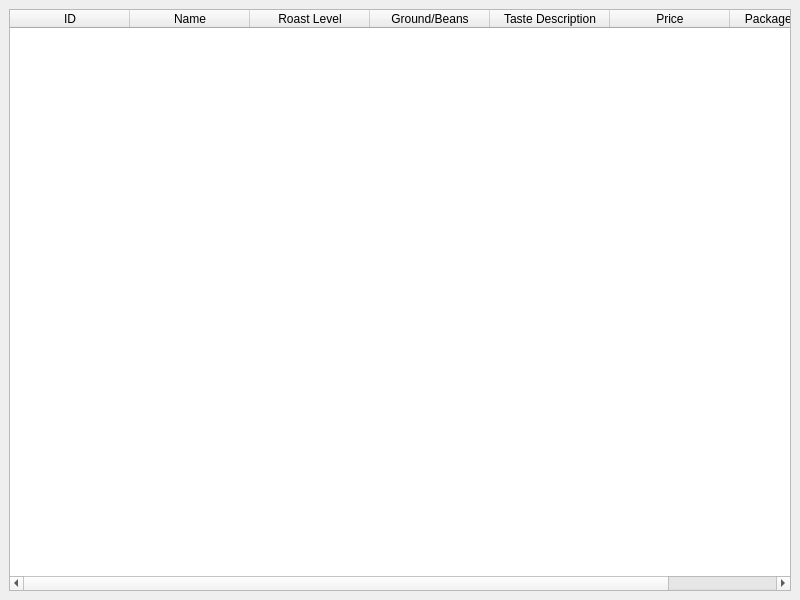
<?xml version="1.0" encoding="UTF-8"?>
<ui version="4.0">
 <class>MainWindow</class>
 <widget class="QMainWindow" name="MainWindow">
  <property name="geometry">
   <rect>
    <x>0</x>
    <y>0</y>
    <width>800</width>
    <height>600</height>
   </rect>
  </property>
  <property name="windowTitle">
   <string>Coffee Information</string>
  </property>
  <widget class="QWidget" name="centralwidget">
   <layout class="QVBoxLayout" name="verticalLayout">
    <item>
     <widget class="QTableWidget" name="tableWidget">
      <property name="columnCount">
       <number>7</number>
      </property>
      <property name="rowCount">
       <number>0</number>
      </property>
      <attribute name="horizontalHeaderVisible">
       <bool>true</bool>
      </attribute>
      <attribute name="horizontalHeaderDefaultSectionSize">
       <number>120</number>
      </attribute>
      <attribute name="verticalHeaderVisible">
       <bool>false</bool>
      </attribute>
      <column>
       <property name="text">
        <string>ID</string>
       </property>
      </column>
      <column>
       <property name="text">
        <string>Name</string>
       </property>
      </column>
      <column>
       <property name="text">
        <string>Roast Level</string>
       </property>
      </column>
      <column>
       <property name="text">
        <string>Ground/Beans</string>
       </property>
      </column>
      <column>
       <property name="text">
        <string>Taste Description</string>
       </property>
      </column>
      <column>
       <property name="text">
        <string>Price</string>
       </property>
      </column>
      <column>
       <property name="text">
        <string>Package Volume</string>
       </property>
      </column>
     </widget>
    </item>
   </layout>
  </widget>
 </widget>
 <resources/>
 <connections/>
</ui>
